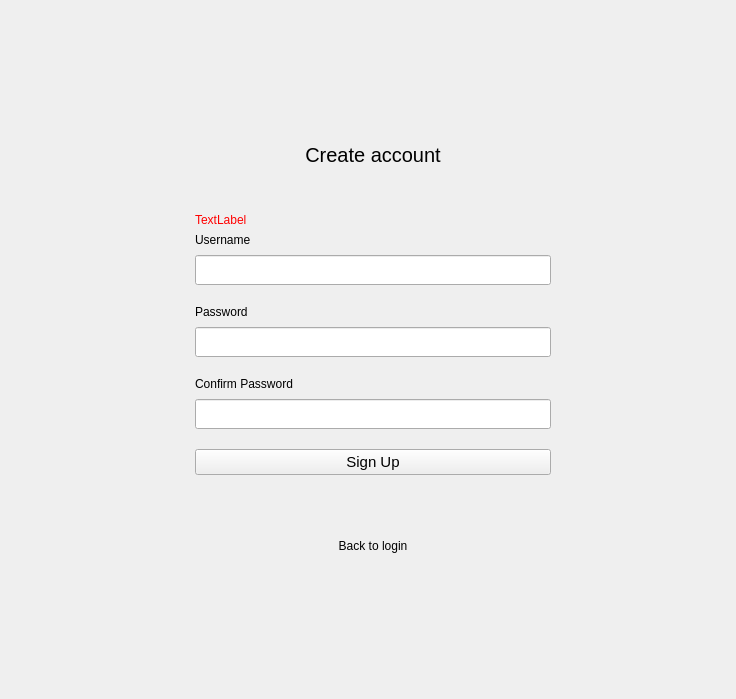
<?xml version="1.0" encoding="UTF-8"?>
<ui version="4.0">
 <class>RegistrationPage</class>
 <widget class="QWidget" name="RegistrationPage">
  <property name="geometry">
   <rect>
    <x>0</x>
    <y>0</y>
    <width>736</width>
    <height>699</height>
   </rect>
  </property>
  <property name="minimumSize">
   <size>
    <width>320</width>
    <height>240</height>
   </size>
  </property>
  <property name="windowTitle">
   <string>Form</string>
  </property>
  <layout class="QGridLayout" name="gridLayout">
   <item row="0" column="1">
    <spacer name="verticalSpacer_3">
     <property name="orientation">
      <enum>Qt::Orientation::Vertical</enum>
     </property>
     <property name="sizeHint" stdset="0">
      <size>
       <width>17</width>
       <height>86</height>
      </size>
     </property>
    </spacer>
   </item>
   <item row="1" column="0">
    <spacer name="horizontalSpacer">
     <property name="orientation">
      <enum>Qt::Orientation::Horizontal</enum>
     </property>
     <property name="sizeType">
      <enum>QSizePolicy::Policy::Minimum</enum>
     </property>
     <property name="sizeHint" stdset="0">
      <size>
       <width>148</width>
       <height>17</height>
      </size>
     </property>
    </spacer>
   </item>
   <item row="1" column="1">
    <widget class="QWidget" name="registrationCard" native="true">
     <property name="minimumSize">
      <size>
       <width>420</width>
       <height>0</height>
      </size>
     </property>
     <property name="maximumSize">
      <size>
       <width>420</width>
       <height>16777215</height>
      </size>
     </property>
     <layout class="QVBoxLayout" name="verticalLayout_6">
      <property name="leftMargin">
       <number>32</number>
      </property>
      <property name="rightMargin">
       <number>32</number>
      </property>
      <item>
       <layout class="QVBoxLayout" name="verticalLayout_5">
        <item>
         <widget class="QLabel" name="createAccountLabel">
          <property name="font">
           <font>
            <pointsize>15</pointsize>
           </font>
          </property>
          <property name="text">
           <string>Create account</string>
          </property>
          <property name="alignment">
           <set>Qt::AlignmentFlag::AlignCenter</set>
          </property>
         </widget>
        </item>
        <item>
         <spacer name="verticalSpacer">
          <property name="orientation">
           <enum>Qt::Orientation::Vertical</enum>
          </property>
          <property name="sizeHint" stdset="0">
           <size>
            <width>20</width>
            <height>40</height>
           </size>
          </property>
         </spacer>
        </item>
        <item>
         <widget class="QLabel" name="errorLabel">
          <property name="enabled">
           <bool>true</bool>
          </property>
          <property name="styleSheet">
           <string notr="true">color : red</string>
          </property>
          <property name="text">
           <string>TextLabel</string>
          </property>
         </widget>
        </item>
        <item>
         <layout class="QVBoxLayout" name="verticalLayout_4">
          <property name="spacing">
           <number>20</number>
          </property>
          <item>
           <layout class="QVBoxLayout" name="verticalLayout_3">
            <property name="spacing">
             <number>8</number>
            </property>
            <item>
             <widget class="QLabel" name="usernameLabel">
              <property name="text">
               <string>Username</string>
              </property>
             </widget>
            </item>
            <item>
             <widget class="QLineEdit" name="usernameEdit">
              <property name="minimumSize">
               <size>
                <width>300</width>
                <height>30</height>
               </size>
              </property>
              <property name="maximumSize">
               <size>
                <width>1000</width>
                <height>16777215</height>
               </size>
              </property>
              <property name="font">
               <font>
                <pointsize>12</pointsize>
               </font>
              </property>
              <property name="error" stdset="0">
               <bool>false</bool>
              </property>
             </widget>
            </item>
           </layout>
          </item>
          <item>
           <layout class="QVBoxLayout" name="verticalLayout_2">
            <property name="spacing">
             <number>8</number>
            </property>
            <item>
             <widget class="QLabel" name="passwordLabel">
              <property name="text">
               <string>Password</string>
              </property>
             </widget>
            </item>
            <item>
             <widget class="QLineEdit" name="passwordEdit">
              <property name="minimumSize">
               <size>
                <width>300</width>
                <height>30</height>
               </size>
              </property>
              <property name="maximumSize">
               <size>
                <width>1000</width>
                <height>16777215</height>
               </size>
              </property>
              <property name="font">
               <font>
                <pointsize>12</pointsize>
                <kerning>true</kerning>
               </font>
              </property>
              <property name="echoMode">
               <enum>QLineEdit::EchoMode::Password</enum>
              </property>
              <property name="error" stdset="0">
               <bool>false</bool>
              </property>
             </widget>
            </item>
           </layout>
          </item>
          <item>
           <layout class="QVBoxLayout" name="verticalLayout">
            <property name="spacing">
             <number>8</number>
            </property>
            <item>
             <widget class="QLabel" name="confirmPasswordLabel">
              <property name="text">
               <string>Confirm Password</string>
              </property>
             </widget>
            </item>
            <item>
             <widget class="QLineEdit" name="confirmPasswordEdit">
              <property name="minimumSize">
               <size>
                <width>0</width>
                <height>30</height>
               </size>
              </property>
              <property name="maximumSize">
               <size>
                <width>1000</width>
                <height>16777215</height>
               </size>
              </property>
              <property name="font">
               <font>
                <pointsize>12</pointsize>
               </font>
              </property>
              <property name="echoMode">
               <enum>QLineEdit::EchoMode::Password</enum>
              </property>
              <property name="error" stdset="0">
               <bool>false</bool>
              </property>
             </widget>
            </item>
           </layout>
          </item>
          <item>
           <widget class="QPushButton" name="signUpButton">
            <property name="font">
             <font>
              <pointsize>11</pointsize>
             </font>
            </property>
            <property name="text">
             <string>Sign Up</string>
            </property>
           </widget>
          </item>
          <item>
           <spacer name="verticalSpacer_4">
            <property name="orientation">
             <enum>Qt::Orientation::Vertical</enum>
            </property>
            <property name="sizeHint" stdset="0">
             <size>
              <width>20</width>
              <height>40</height>
             </size>
            </property>
           </spacer>
          </item>
          <item>
           <widget class="QPushButton" name="loginHereButton">
            <property name="font">
             <font>
              <pointsize>9</pointsize>
             </font>
            </property>
            <property name="text">
             <string>Back to login</string>
            </property>
            <property name="flat">
             <bool>true</bool>
            </property>
           </widget>
          </item>
         </layout>
        </item>
       </layout>
      </item>
     </layout>
    </widget>
   </item>
   <item row="1" column="2">
    <spacer name="horizontalSpacer_2">
     <property name="orientation">
      <enum>Qt::Orientation::Horizontal</enum>
     </property>
     <property name="sizeType">
      <enum>QSizePolicy::Policy::Minimum</enum>
     </property>
     <property name="sizeHint" stdset="0">
      <size>
       <width>138</width>
       <height>17</height>
      </size>
     </property>
    </spacer>
   </item>
   <item row="2" column="1">
    <spacer name="verticalSpacer_2">
     <property name="orientation">
      <enum>Qt::Orientation::Vertical</enum>
     </property>
     <property name="sizeHint" stdset="0">
      <size>
       <width>17</width>
       <height>86</height>
      </size>
     </property>
    </spacer>
   </item>
  </layout>
 </widget>
 <resources/>
 <connections/>
</ui>
